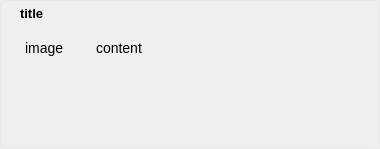
<?xml version="1.0" encoding="UTF-8"?>
<ui version="4.0">
 <class>CMessageBox</class>
 <widget class="QDialog" name="CMessageBox">
  <property name="geometry">
   <rect>
    <x>0</x>
    <y>0</y>
    <width>380</width>
    <height>149</height>
   </rect>
  </property>
  <property name="windowTitle">
   <string>Dialog</string>
  </property>
  <property name="styleSheet">
   <string notr="true">QDialog{
background-image:url(&quot;:image/resource/image/skin_expand.png&quot;);
border:1px solid #e9e9e9;
border-radius:5px;
font-size: 14px;
}
QLabel{
font-size: 14px;
}
</string>
  </property>
  <layout class="QGridLayout" name="gridLayout">
   <property name="leftMargin">
    <number>0</number>
   </property>
   <property name="topMargin">
    <number>2</number>
   </property>
   <property name="rightMargin">
    <number>0</number>
   </property>
   <property name="bottomMargin">
    <number>0</number>
   </property>
   <item row="0" column="0">
    <layout class="QHBoxLayout" name="horizontalLayout">
     <property name="spacing">
      <number>8</number>
     </property>
     <property name="leftMargin">
      <number>4</number>
     </property>
     <property name="topMargin">
      <number>0</number>
     </property>
     <property name="rightMargin">
      <number>5</number>
     </property>
     <property name="bottomMargin">
      <number>0</number>
     </property>
     <item>
      <widget class="QLabel" name="label_corner">
       <property name="minimumSize">
        <size>
         <width>8</width>
         <height>23</height>
        </size>
       </property>
       <property name="maximumSize">
        <size>
         <width>8</width>
         <height>23</height>
        </size>
       </property>
       <property name="styleSheet">
        <string notr="true"/>
       </property>
       <property name="text">
        <string/>
       </property>
       <property name="margin">
        <number>2</number>
       </property>
      </widget>
     </item>
     <item>
      <widget class="QLabel" name="label_title">
       <property name="minimumSize">
        <size>
         <width>25</width>
         <height>0</height>
        </size>
       </property>
       <property name="maximumSize">
        <size>
         <width>16777215</width>
         <height>25</height>
        </size>
       </property>
       <property name="styleSheet">
        <string notr="true">color:000000;/*#8bc600;*/
font: bold 10pt;</string>
       </property>
       <property name="text">
        <string>title</string>
       </property>
      </widget>
     </item>
    </layout>
   </item>
   <item row="1" column="0">
    <layout class="QHBoxLayout" name="horizontalLayout_2">
     <property name="rightMargin">
      <number>1</number>
     </property>
     <property name="bottomMargin">
      <number>1</number>
     </property>
     <item>
      <spacer name="horizontalSpacer_3">
       <property name="orientation">
        <enum>Qt::Horizontal</enum>
       </property>
       <property name="sizeType">
        <enum>QSizePolicy::Fixed</enum>
       </property>
       <property name="sizeHint" stdset="0">
        <size>
         <width>1</width>
         <height>20</height>
        </size>
       </property>
      </spacer>
     </item>
     <item>
      <widget class="QWidget" name="widget_content" native="true">
       <property name="styleSheet">
        <string notr="true"/>
       </property>
       <layout class="QGridLayout" name="gridLayout_2">
        <item row="0" column="0">
         <layout class="QHBoxLayout" name="horizontalLayout_3">
          <property name="leftMargin">
           <number>15</number>
          </property>
          <item>
           <layout class="QVBoxLayout" name="verticalLayout">
            <item>
             <widget class="QLabel" name="label_image">
              <property name="sizePolicy">
               <sizepolicy hsizetype="Minimum" vsizetype="Preferred">
                <horstretch>0</horstretch>
                <verstretch>0</verstretch>
               </sizepolicy>
              </property>
              <property name="minimumSize">
               <size>
                <width>32</width>
                <height>32</height>
               </size>
              </property>
              <property name="maximumSize">
               <size>
                <width>56</width>
                <height>67</height>
               </size>
              </property>
              <property name="sizeIncrement">
               <size>
                <width>1</width>
                <height>1</height>
               </size>
              </property>
              <property name="baseSize">
               <size>
                <width>26</width>
                <height>26</height>
               </size>
              </property>
              <property name="midLineWidth">
               <number>0</number>
              </property>
              <property name="text">
               <string>image</string>
              </property>
              <property name="alignment">
               <set>Qt::AlignLeading|Qt::AlignLeft|Qt::AlignTop</set>
              </property>
             </widget>
            </item>
            <item>
             <spacer name="verticalSpacer">
              <property name="orientation">
               <enum>Qt::Vertical</enum>
              </property>
              <property name="sizeHint" stdset="0">
               <size>
                <width>32</width>
                <height>0</height>
               </size>
              </property>
             </spacer>
            </item>
           </layout>
          </item>
          <item>
           <widget class="QLabel" name="label_image2">
            <property name="maximumSize">
             <size>
              <width>3</width>
              <height>16777215</height>
             </size>
            </property>
            <property name="text">
             <string/>
            </property>
            <property name="alignment">
             <set>Qt::AlignLeading|Qt::AlignLeft|Qt::AlignTop</set>
            </property>
           </widget>
          </item>
          <item>
           <widget class="QLabel" name="label_text">
            <property name="minimumSize">
             <size>
              <width>160</width>
              <height>0</height>
             </size>
            </property>
            <property name="text">
             <string>content</string>
            </property>
            <property name="alignment">
             <set>Qt::AlignLeading|Qt::AlignLeft|Qt::AlignTop</set>
            </property>
            <property name="wordWrap">
             <bool>false</bool>
            </property>
           </widget>
          </item>
         </layout>
        </item>
        <item row="1" column="0">
         <widget class="QWidget" name="widget_button" native="true">
          <property name="maximumSize">
           <size>
            <width>16777215</width>
            <height>45</height>
           </size>
          </property>
          <property name="styleSheet">
           <string notr="true"/>
          </property>
          <layout class="QHBoxLayout" name="horizontalLayout_button">
           <property name="topMargin">
            <number>3</number>
           </property>
           <property name="bottomMargin">
            <number>3</number>
           </property>
           <item>
            <spacer name="horizontalSpacer">
             <property name="orientation">
              <enum>Qt::Horizontal</enum>
             </property>
             <property name="sizeHint" stdset="0">
              <size>
               <width>180</width>
               <height>9</height>
              </size>
             </property>
            </spacer>
           </item>
          </layout>
         </widget>
        </item>
       </layout>
      </widget>
     </item>
    </layout>
   </item>
  </layout>
 </widget>
 <resources/>
 <connections/>
</ui>
